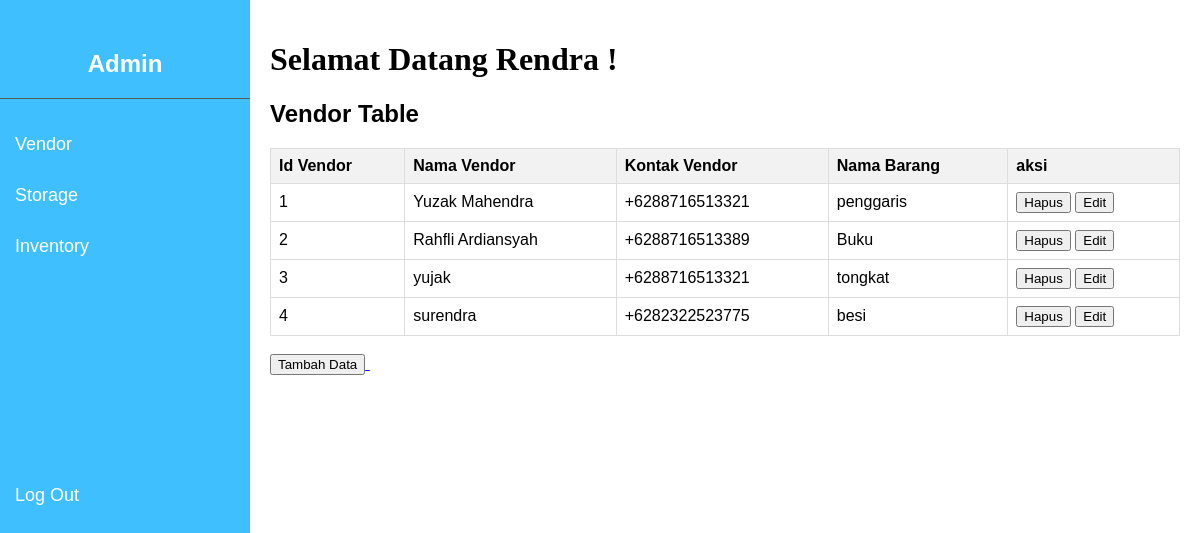
Screenshot of /vendor.php (signed in) with the database file from the repository.
### tables this page shows
CREATE TABLE `vendor` (
  `id` int(20) NOT NULL,
  `nama` varchar(35) NOT NULL,
  `kontak` varchar(35) NOT NULL,
  `nama_barang` varchar(35) NOT NULL,
  `nomor_invoice` int(20) NOT NULL
);

### vendor.php (the view, shortened to what this page needs)
<!DOCTYPE html>
<html lang="en">
<head>
    <link rel="stylesheet" href="admin.css">
</head>
<body>
    <?php include "sidebar.php"; ?>
   <div class="content">
        <?php include "header.php"; ?>
     <div id="vendor" class="table-selection">
            <h2>Vendor Table</h2>
            <table>
                <tr>
                    <th>Id Vendor</th>
                    <th>Nama Vendor</th>
                    <th>Kontak Vendor</th>
                    <th>Nama Barang</th>
                    <th>aksi</th>
                </tr>
                <?php
                include "koneksi.php";
                $sql = "SELECT * FROM vendor";
                $hsl = mysqli_query($kon, $sql);
                if($hsl -> num_rows > 0){
                    while($data = mysqli_fetch_assoc($hsl)){
                        echo "<tr>";
                        echo "<td>{$data['id']}</td>";
                        echo "<td>{$data['nama']}</td>";
                        echo "<td>{$data['kontak']}</td>";
                        echo "<td>{$data['nama_barang']}</td>";
                        echo "<td><a href='CRUD/hapus_vendor.php?id={$data['id']}' onclick='return confirm(\"Apakah Anda yakin ingin menghapus data ini?\")'><button>Hapus</button></a>
                              <a href='CRUD/edit_vendor.php?id={$data['id']}'><button>Edit</button></a></td>";
                        echo "</tr>";
                    }
                }
                ?>
            </table><br>
            <a href = "CRUD/tmbh_vendor.php">
                <button>Tambah Data</button>
            </a>
     </div>
   </div>
</body>
</html>

### sidebar.php (shortened to what this page needs)
<!DOCTYPE html>
<html lang="en">
<head>
    <link rel="stylesheet" href="admin.css">
</head>
<body>
<div class="sidebar">
        <h2 class="sidebar-title">Admin</h2>
        <a href="vendor.php">Vendor</a>
        <a href="storage.php">Storage</a>
        <a href="inventory.php">Inventory</a><br><br><br><br><br><br><br><br><br><br><br>
        <a href="logout.php">Log Out</a>
    </div>
</body>
</html>

### header.php (shortened to what this page needs)
<!DOCTYPE html>
<html lang="en">
<head>
    <link rel="stylesheet" href="admin.css">
</head>
<body>
<div class="hed">
<h1>Selamat Datang <?= $_SESSION['username']?> !</h1>
</div>
</body>
</html>

### admin.css (style rules this page uses)
body { font-family: Arial, sans-serif; display: flex; margin: 0; padding: 0; height: 100vh; }
.hed { font-family: 'Times New Roman', Times, serif; border-bottom: #575757; }
.sidebar { width: 250px; background-color: #40bffe; color: white; padding-top: 20px; position: fixed; height: 100%; padding-top: 50px; }
.sidebar-title { text-align: center; margin-top: 0; padding-bottom: 20px; font-size: 24px; border-bottom: 1px solid #575757; margin-bottom: 20px; }
.sidebar a { padding: 15px; text-decoration: none; font-size: 18px; color: white; display: block; }
.content { margin-left: 250px; padding: 20px; width: 100%; }
table { width: 100%; border-collapse: collapse; margin-top: 20px; }
table, th, td { border: 1px solid #ddd; }
th, td { padding: 8px; text-align: left; }
th { background-color: #f2f2f2; }

### rows the page displays
vendor: id "1", nama "Yuzak Mahendra", kontak "+6288716513321", nama_barang "penggaris"
vendor: id "2", nama "Rahfli Ardiansyah", kontak "+6288716513389", nama_barang "Buku"
vendor: id "3", nama "yujak", kontak "+6288716513321", nama_barang "tongkat"
vendor: id "4", nama "surendra", kontak "+6282322523775", nama_barang "besi"

### other values shown
$_SESSION['username'] "Rendra"
